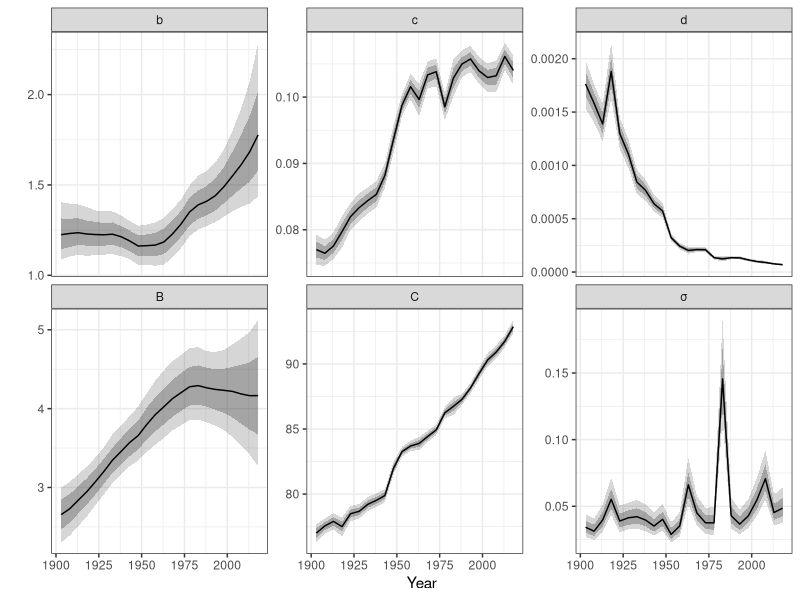
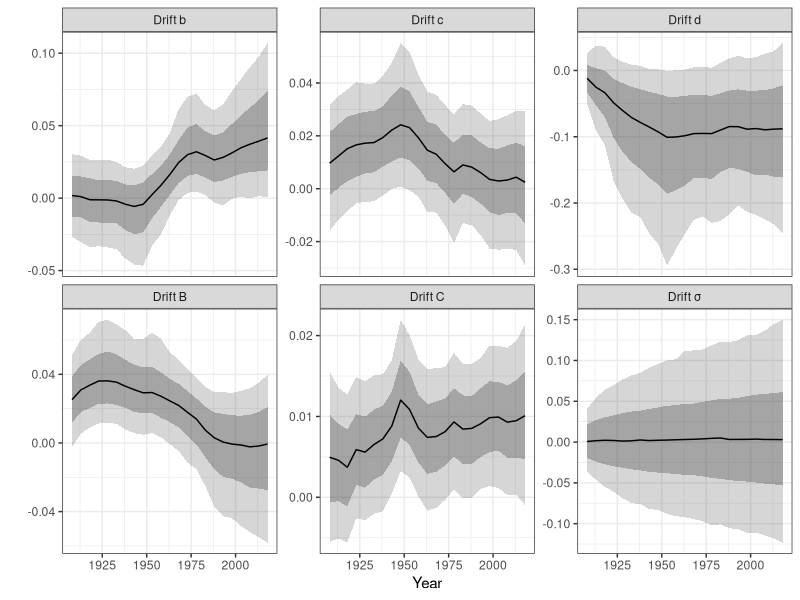

Source code (R) for these figures, in order: (Note: this script raises an error after producing the figures.)
setwd("/Users/julianashwin/Documents/GitHub/MortalityEstimation/")
rm(list=ls())

require(ggplot2)
require(ggpubr)
require(tidyverse)


decomp_df <- read.csv("figures/benchmark/siler_i2drift_decomp_ber.csv")

params_df <- read.csv("figures/benchmark/siler_i2drift_preds.csv")

"
Siler params
"
plot_df <- params_df %>% 
  filter(year >1900 & year < 2020 & parameter %in% c("b", "B", "c", "C", "d", "σ")) %>%
  mutate(parameter = factor(parameter, levels =c("b", "c", "d", "B", "C", "σ"), ordered = T))

ggplot(plot_df) + 
  theme_bw() + facet_wrap(~parameter, scales = "free_y") + 
  geom_ribbon(aes(x = year, ymin=pc025, ymax=pc975), alpha = 0.2) +
  geom_ribbon(aes(x = year, ymin=pc15, ymax=pc85), alpha = 0.3) + 
  geom_line(aes(x = year, y = median)) + 
  labs(x = "Year", y = "")
ggsave("figures/benchmark/siler_i2drift_params.pdf", width = 8, height = 4, device = cairo_pdf)


"
Drift terms params
"
params_df$parameter <- str_replace_all(params_df$parameter, "α_", "Drift ")
plot_df <- params_df %>% 
  filter(year >1900 & year < 2020 & parameter %in% c("Drift b", "Drift B", "Drift c", "Drift C", 
                                                     "Drift d", "Drift σ")) %>%
  mutate(parameter = factor(parameter, levels =c("Drift b", "Drift c", "Drift d", "Drift B", 
                                                 "Drift C", "Drift σ"), ordered = T))
ggplot(plot_df) + 
  theme_bw() + facet_wrap(~parameter, scales = "free_y") + 
  geom_ribbon(aes(x = year, ymin=pc025, ymax=pc975), alpha = 0.2) +
  geom_ribbon(aes(x = year, ymin=pc15, ymax=pc85), alpha = 0.3) + 
  geom_line(aes(x = year, y = median)) + 
  labs(x = "Year", y = "")
ggsave("figures/benchmark/siler_i2drift_drifts.pdf", width = 8, height = 4, device = cairo_pdf)


"
Variance params
"
params_df$parameter <- str_replace_all(params_df$parameter, "σ", "sigma")
params_df$parameter <- str_replace_all(params_df$parameter, "α", "alpha")
plot_df <- params_df %>% 
  mutate(parameter = str_replace_all(parameter, "σ", "sigma"),
         parameter = str_replace_all(parameter, "alpha", "alpha")) %>%
  filter(str_detect(parameter, "sigma_")) %>%
  mutate(across(where(is.numeric), round, digits=3)) %>%
  select(parameter, median, pc025, pc15, pc85, pc975)
  
stargazer(as.matrix(plot_df), table.placement = "H", label = "tab:variance_terms",
          title = "Posterior distributions of variance terms")



ggplot(decomp_df) + theme_bw() + 
  
  geom_bar

# Get long versions of the changes in parameters and derivatives
change_df <- decomp_df %>%
  select(year, Δb, ΔB, Δc, ΔC, Δd) %>%
  pivot_longer( cols = -year, names_to = "parameter", values_to = "change") %>%
  mutate(parameter = str_remove_all(parameter,"Δ"))
LEgrad_df <- decomp_df %>%
  select(year, LE_b, LE_B, LE_c, LE_C, LE_d) %>%
  pivot_longer( cols = -year, names_to = "parameter", values_to = "LE_grad") %>%
  mutate(parameter = str_remove_all(parameter,"LE_"))
hgrad_df <- decomp_df %>%
  select(year, h_b, h_B, h_c, h_C, h_d) %>%
  pivot_longer( cols = -year, names_to = "parameter", values_to = "h_grad") %>%
  mutate(parameter = str_remove_all(parameter,"h_"))
Lstargrad_df <- decomp_df %>%
  select(year, Lstar_b, Lstar_B, Lstar_c, Lstar_C, Lstar_d) %>%
  pivot_longer( cols = -year, names_to = "parameter", values_to = "Lstar_grad") %>%
  mutate(parameter = str_remove_all(parameter,"Lstar_"))
# Combine into long dataframe
decomp_long <- decomp_df %>%
  select(year, LE_mod, h_mod, Lstar_mod, ΔLE_mod, Δh_mod, ΔLstar_mod) %>%
  full_join(change_df, by = "year") %>%
  left_join(LEgrad_df, by = c("year", "parameter")) %>%
  left_join(hgrad_df, by = c("year", "parameter")) %>%
  left_join(Lstargrad_df, by = c("year", "parameter"))
# Plot the decomposition of changes over time
LE_plt <- ggplot(decomp_long) + theme_bw() + 
  geom_bar(aes(x = year, y = change*LE_grad, fill = parameter), 
           stat = "identity", position = "stack") + 
  geom_line(aes(x = year, y = ΔLE_mod)) +
  labs(title = "Life Expectancy", x = "Year", y = "ΔLE", fill = "Parameter")
Lstar_plt <- ggplot(decomp_long) + theme_bw() + 
  geom_bar(aes(x = year, y = change*Lstar_grad, fill = parameter), 
           stat = "identity", position = "stack") + 
  geom_line(aes(x = year, y = ΔLstar_mod)) +
  labs(title = "Lifespan", x = "Year", y = "ΔL*", fill = "Parameter")
h_plt <- ggplot(decomp_long) + theme_bw() + 
  geom_bar(aes(x = year, y = change*h_grad, fill = parameter), 
           stat = "identity", position = "stack") + 
  geom_line(aes(x = year, y = Δh_mod)) +
  labs(title = "Lifespan Equality", x = "Year", y = "Δh", fill = "Parameter")
ggarrange(LE_plt, Lstar_plt, h_plt, nrow = 1, common.legend = TRUE, legend = "right")
ggsave("figures/benchmark/siler_i2drift_decomp.pdf", width = 12, height = 4, device = cairo_pdf)


"
LE
"
plot_df <- filter(params_df, parameter %in% c("LE"))
ggplot(plot_df) + theme_bw() +
  geom_ribbon(aes(x = year, ymin=pc025, ymax=pc975), alpha = 0.2) +
  geom_ribbon(aes(x = year, ymin=pc15, ymax=pc85), alpha = 0.3) + 
  geom_line(aes(x = year, y = median)) + 
  labs(x = "Year", y = "BPLE") + 
  geom_vline(aes(xintercept = 2018), linetype = "dashed")
ggsave("figures/benchmark/siler_i2drift_bple_fcast.pdf", width = 5, height = 3, device = cairo_pdf)

"
alpha_C
"
plot_df <- filter(params_df, parameter %in% c("α_C"))
ggplot(plot_df) + theme_bw() +
  geom_ribbon(aes(x = year, ymin=pc025, ymax=pc975), alpha = 0.2) +
  geom_ribbon(aes(x = year, ymin=pc15, ymax=pc85), alpha = 0.3) + 
  geom_line(aes(x = year, y = median)) + 
  labs(x = "Year", y = "")





